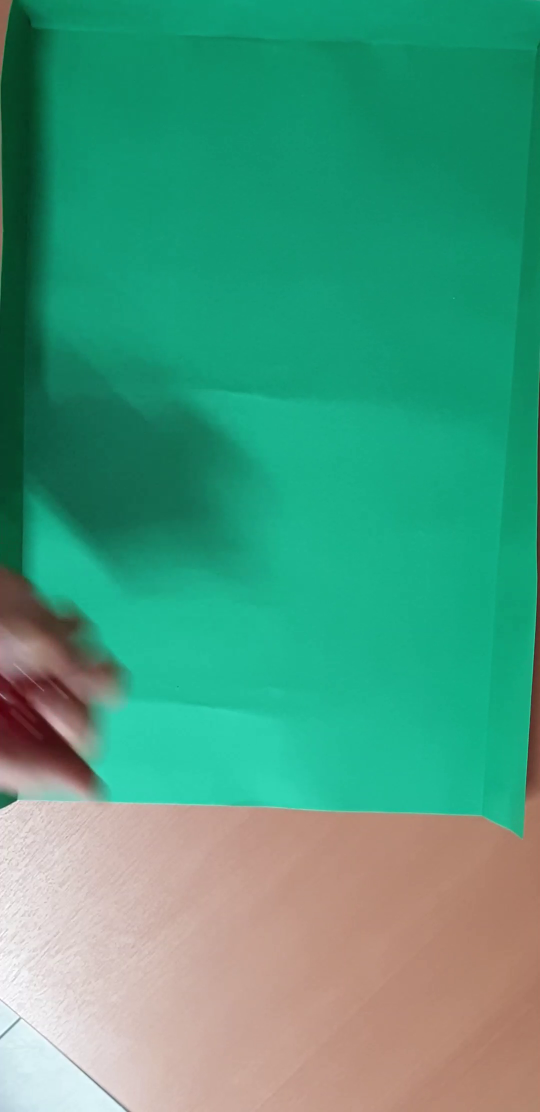
#> input picture frame 14 of TP3/data/tirada_3.mp4, 1080 x 2224 px (shown at 1/2 size)
$ python capturas_proceso.py
#> lines starting #> are read from the running program, lines starting #| are printed output that depends on the picture; after the words box and inside, x2 and y2 are one past the last pixel; in counts of white or black regions, pixels touching at a corner belong together
### TP3/helpers.py
import cv2
import numpy as np

# Rango HSV del fondo verde
VERDE_MIN = np.array([35, 40, 30])
VERDE_MAX = np.array([95, 255, 255])

# Área que puede tener el contorno de un dado
AREA_MIN = 1500
AREA_MAX = 10000

# Factor de forma que puede tener un dado
FACTOR_FORMA_MIN = 0.043
FACTOR_FORMA_MAX = 0.062

# Tamaño del kernel de la clausura que suaviza el borde rugoso de la máscara
KERNEL_CLAUSURA = 5

# Cantidad de dados esperada por tirada
CANTIDAD_DADOS = 5


def segmentar_no_verde(frame):
    """Máscara binaria: el fondo verde queda en 0 y lo demás (dados, mano) en 255."""
    hsv = cv2.cvtColor(frame, cv2.COLOR_BGR2HSV)
    verde = cv2.inRange(hsv, VERDE_MIN, VERDE_MAX)
    mascara = cv2.bitwise_not(verde)

    # Clausura para suavizar el borde rugoso
    se = cv2.getStructuringElement(cv2.MORPH_ELLIPSE, (KERNEL_CLAUSURA, KERNEL_CLAUSURA))
    return cv2.morphologyEx(mascara, cv2.MORPH_CLOSE, se)


# [7 lines left out: function factor_de_forma, not called in this run]


def detectar_dados(mascara):
    """
    Devuelve los dados de la máscara como lista de bounding boxes (x, y, w, h).

    Filtra los contornos por área y por factor de forma: así descarta el ruido,
    la madera del fondo (área muy grande) y la mano (no es cuadrada).
    """
    contornos, _ = cv2.findContours(mascara, cv2.RETR_EXTERNAL, cv2.CHAIN_APPROX_SIMPLE)

    dados = []
    for c in contornos:
        area = cv2.contourArea(c)
        if not (AREA_MIN <= area <= AREA_MAX):
            continue
        if not (FACTOR_FORMA_MIN <= factor_de_forma(c) <= FACTOR_FORMA_MAX):
            continue
        dados.append(cv2.boundingRect(c))

    return dados

def configurar_detector_blobs():
    params = cv2.SimpleBlobDetector_Params()

    # Buscamos blobs blancos (255)
    params.filterByColor = True
    params.blobColor = 255

    # Evitamos detectar ruido o mucha área
    params.filterByArea = True
    params.minArea = 15
    params.maxArea = 500

    # Buscamos círculos bien definidos
    params.filterByCircularity = True
    params.minCircularity = 0.7

    # Evitamos óvalos o manchas por el movimiento
    params.filterByInertia = True
    params.minInertiaRatio = 0.6

    params.filterByConvexity = True
    params.minConvexity = 0.8

    return cv2.SimpleBlobDetector_create(params)

# Lo instanciamos una sola vez globalmente para que no lenteje el video
detector_puntos = configurar_detector_blobs()

# [21 lines left out: function contar_puntos, not called in this run]

import math

class Dado:
    # [7 lines left out: function __init__, not called in this run]

    def _calcular_centro(self, bbox):
        x, y, w, h = bbox
        return (x + w // 2, y + h // 2)

    # [4 lines left out: function actualizar_posicion, not called in this run]

class RastreadorDados:
    def __init__(self, max_frames_perdido=15): # Tolera hasta 15 frames sin verlo
        self.dados_activos = []
        self.proximo_id = 1
        self.max_frames_perdido = max_frames_perdido

    def actualizar(self, bboxes):
        dados_actualizados = []
        dados_matcheados = set()

        # Intentamos emparejar las detecciones nuevas con los dados existentes
        for bbox in bboxes:
            x, y, w, h = bbox
            centro_nuevo = (x + w // 2, y + h // 2)

            mejor_dado = None
            min_dist = float('inf')

            max_distancia = 3 * w

            for dado in self.dados_activos:
                if dado in dados_matcheados:
                    continue # Ya le asignamos una caja a este dado

                dist = math.hypot(centro_nuevo[0] - dado.centro[0], centro_nuevo[1] - dado.centro[1])
                if dist < min_dist:
                    min_dist = dist
                    mejor_dado = dado

            if mejor_dado is not None and min_dist < max_distancia:
                mejor_dado.actualizar_posicion(bbox)
                dados_actualizados.append(mejor_dado)
                dados_matcheados.add(mejor_dado)
            else:
                # Si no hay ninguno cerca, es un dado nuevo
                nuevo_dado = Dado(self.proximo_id, bbox)
                dados_actualizados.append(nuevo_dado)
                self.proximo_id += 1

        # Dados que no se detectan nuevamente
        for dado in self.dados_activos:
            if dado not in dados_matcheados:
                dado.frames_perdido += 1
                if dado.frames_perdido <= self.max_frames_perdido:
                    dados_actualizados.append(dado)

        self.dados_activos = dados_actualizados
        return self.dados_activos

### TP3/capturas_proceso.py
import cv2
import numpy as np
import matplotlib.pyplot as plt

from helpers import (segmentar_no_verde, detectar_dados, contar_puntos, factor_de_forma,
                     RastreadorDados, CANTIDAD_DADOS, VERDE_MIN, VERDE_MAX)

# [12 lines left out: function imshow, not called in this run]


VIDEO_PATH = "data/tirada_3.mp4"
FRAMES_REPOSO = 4      # frames seguidos con 5 dados y lectura de puntos constante
ALTO_DEBUG = 600       # alto fijo de cada panel de debug (px)

cap = cv2.VideoCapture(VIDEO_PATH)
ret, frame = cap.read()
#> frame is the input picture: shape (2224, 1080, 3); mean B, G, R 126.4, 155.4, 72.5
if not ret:
    print(f"ERROR: no se pudo leer el video '{VIDEO_PATH}'.")
    cap.release()
    exit()

numero_frame = 0
frames_estables = 0
reposo_capturado = False
frame_reposo_idx = None
historial = []   # (frame, n_dados, frames_estables) para la curva de estabilidad

frame_reposo_crudo = None
frame_reposo_marcado = None
valores_finales = []
puntos_anteriores = []

cv2.namedWindow("Debug deteccion de reposo", cv2.WINDOW_NORMAL)
rastreador = RastreadorDados()
puntos_anteriores = {}

while ret:
    numero_frame += 1

    mascara = segmentar_no_verde(frame)
#> in segmentar_no_verde, `verde = cv2.inRange(hsv, VERDE_MIN, VERDE_MAX)`:
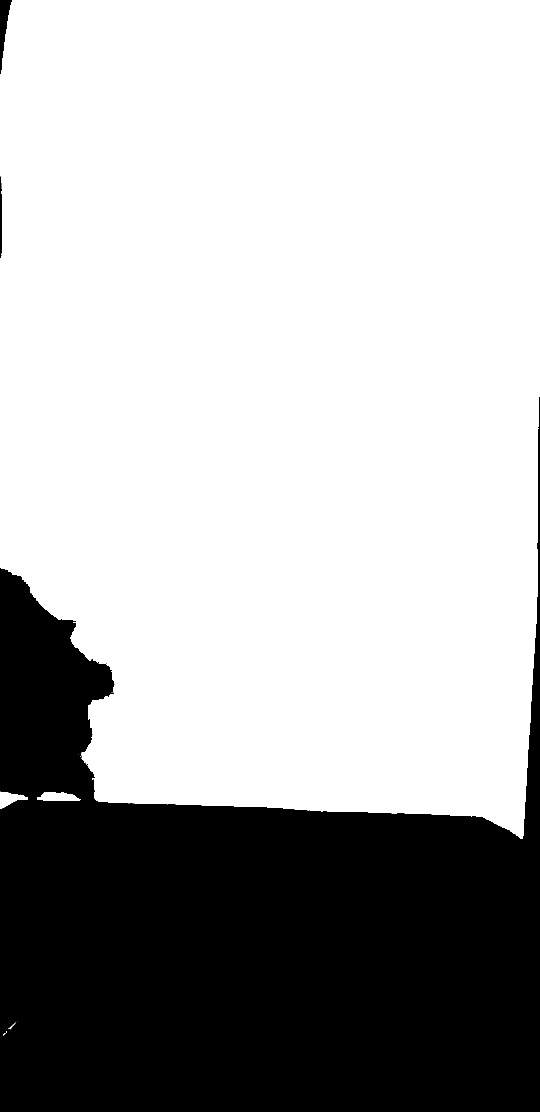
#> verde: shape (2224, 1080) (shown at 1/2 size); 69.4% white; 14 black regions (11 under 20 px), largest, box (x1, y1, x2, y2) and area: (0, 794, 1080, 2224) 733220, (0, 0, 24, 148) 1644, (0, 352, 4, 516) 586
    bboxes_crudos = detectar_dados(mascara)
#> in detectar_dados, `contornos, _ = cv2.findContours(mascara, cv2.RETR_EXTERNAL, cv2.CHAIN_..`: contornos = 3 contours; box (x1, y1, x2, y2) and area: (0, 794, 1080, 2224) 731732, (0, 0, 24, 148) 1478, (0, 352, 4, 516) 424
#> the loop in detectar_dados, `for c in contornos:` made 3 passes
#> area on passes 1 to 3: 731732.5, 423.5, 1478.5
#> after the loop in detectar_dados, `for c in contornos:`: dados = []
#> bboxes_crudos = []

    dados_trackeados = rastreador.actualizar(bboxes_crudos)
#> after the loop in actualizar, `for bbox in bboxes:`: dados_matcheados = 0 items; self.proximo_id = 1
#> in actualizar, `self.dados_activos = dados_actualizados`: self.dados_activos = []
#> dados_trackeados = []

    n_dados = len(dados_trackeados)
#> n_dados = 0
    dibujo = frame.copy()

    puntos_actuales = {}

    # Ahora iteramos sobre los objetos de tu clase
    for dado in dados_trackeados:
        x, y, w, h = dado.bbox

        if dado.frames_perdido > 0:
            # Si el dado está oculto, usamos su memoria. No evaluamos puntos nuevos.
            color_box = (0, 255, 255) # Amarillo para "En memoria"
            cant_puntos = dado.puntos # Usamos los puntos del frame anterior
            puntos_actuales[dado.id] = cant_puntos

            cv2.rectangle(dibujo, (x, y), (x + w, y + h), color_box, 2, cv2.LINE_4)
            cv2.putText(dibujo, f"D{dado.id}-{cant_puntos}", (x, y - 10),
                        cv2.FONT_HERSHEY_SIMPLEX, 0.6, color_box, 2)
            continue # Pasamos al siguiente dado sin procesar la imagen

        roi_dado = frame[y:y+h, x:x+w]
        cant_puntos, keypoints, _ = contar_puntos(roi_dado)

        # Guardamos los puntos en el objeto y en el diccionario actual
        dado.puntos = cant_puntos
        puntos_actuales[dado.id] = cant_puntos

        if cant_puntos >= 1:
            color_box = (0, 255, 0) # Verde
            for kp in keypoints:
                centro = (int(kp.pt[0]) + x, int(kp.pt[1]) + y)
                radio = int(kp.size / 2)
                cv2.circle(dibujo, centro, radio, (255, 0, 0), 2)
        else:
            color_box = (255, 0, 255) # Magenta

        cv2.rectangle(dibujo, (x, y), (x + w, y + h), color_box, 3)
        cv2.putText(dibujo, f"D{dado.id}-{cant_puntos}", (x, y - 10),
                    cv2.FONT_HERSHEY_SIMPLEX, 0.8, color_box, 2)
#> this loop made 0 passes
#> after the loop, puntos_actuales = 0 items

    # Hay reposo si:
    # 1. Hay 5 dados.
    # 2. Todos tienen 1 o más puntos.
    # 3. Los IDs detectados y sus puntos son iguales a los del frame anterior
    son_validos = (n_dados == CANTIDAD_DADOS) and all(p >= 1 for p in puntos_actuales.values())
#> son_validos = False

    if son_validos:
        if puntos_actuales == puntos_anteriores:
            frames_estables += 1
        else:
            frames_estables = 1
    else:
        frames_estables = 0

    puntos_anteriores = puntos_actuales.copy()
#> puntos_anteriores = 0 items
    reposo = frames_estables >= FRAMES_REPOSO
    historial.append((numero_frame, n_dados, frames_estables))

    # Guardamos el primer frame donde se confirma el reposo
    if reposo and not reposo_capturado:
        reposo_capturado = True
        frame_reposo_idx = numero_frame

        frame_reposo_crudo = frame.copy()
        frame_reposo_marcado = dibujo.copy()
        valores_finales = puntos_actuales

        print(f"\n" + "="*50)
        print(f">> REPOSO CONFIRMADO EN EL FRAME {numero_frame}")
        print(f">> Valores informados:")
        for i, val in valores_finales.items():
            print(f"   - D{i}: {val}")
        print("="*50 + "\n")

        cv2.imwrite("frame_dados_detenidos.jpg", frame_reposo_marcado)

    # Panel de debug
    estado = "REPOSO" if reposo else "ANALIZANDO"
    color = (0, 255, 0) if reposo else (0, 255, 255)
    cv2.putText(dibujo, f"{estado} | dados={n_dados} | estables={frames_estables}/{FRAMES_REPOSO}",
                (20, 50), cv2.FONT_HERSHEY_SIMPLEX, 1, color, 3)
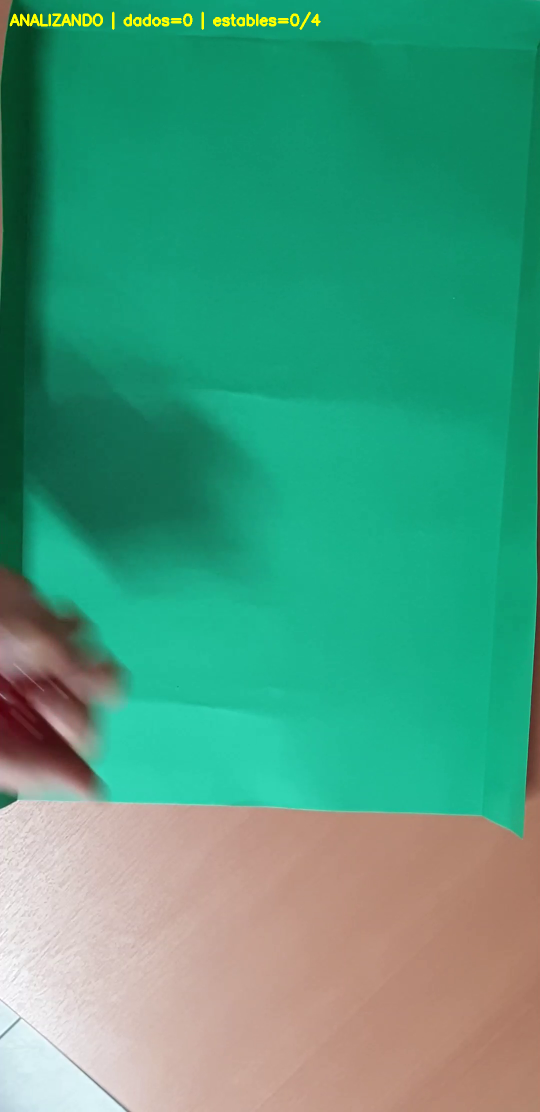
#> dibujo: shape (2224, 1080, 3) (shown at 1/2 size); 0.3% of pixels changed, all inside (x1, y1, x2, y2) = (19, 23, 642, 60)

    mascara_color = cv2.cvtColor(mascara, cv2.COLOR_GRAY2BGR)
#> mascara_color: shape (2224, 1080, 3); 30.6% white; 3 white regions, box (x1, y1, x2, y2) and area: (0, 794, 1080, 2224) 733633, (0, 0, 24, 148) 1644, (0, 352, 4, 516) 589
    escala = ALTO_DEBUG / frame.shape[0]
    tam = (int(frame.shape[1] * escala), ALTO_DEBUG)
    panel = cv2.hconcat([cv2.resize(dibujo, tam), cv2.resize(mascara_color, tam)])
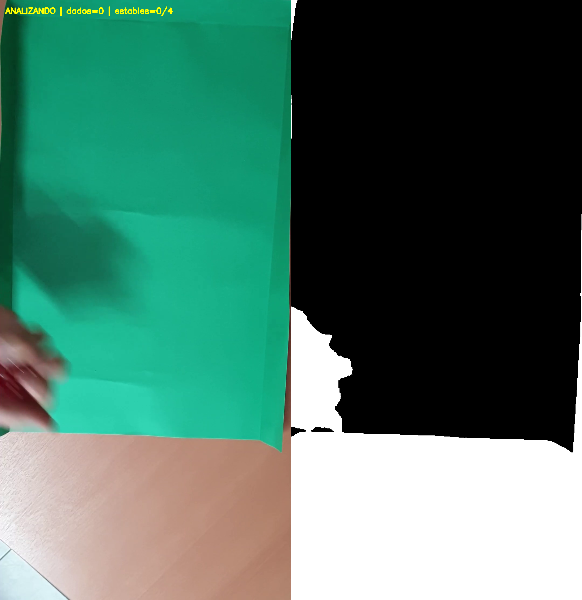
#> panel: shape (600, 582, 3); mean B, G, R 102.1, 116.9, 75.6
    cv2.imshow("Debug deteccion de reposo", panel)

    tecla = cv2.waitKey(30) & 0xFF
#> (key q is pressed here)
    if tecla == ord("q"):
        break
    if tecla == ord(" "):
        cv2.waitKey(0)

    ret, frame = cap.read()

cap.release()
cv2.destroyAllWindows()

if frame_reposo_crudo is not None:
    frame_rgb = cv2.cvtColor(frame_reposo_crudo, cv2.COLOR_BGR2RGB)
    mascara_final = segmentar_no_verde(frame_reposo_crudo)
    marcado_rgb = cv2.cvtColor(frame_reposo_marcado, cv2.COLOR_BGR2RGB)

    plt.figure(figsize=(15, 5))
    ax = plt.subplot(131); imshow(frame_rgb, title="Frame de reposo (Original)", color_img=True, new_fig=False)
    plt.subplot(132, sharex=ax, sharey=ax); imshow(mascara_final, title="Máscara no-verde", new_fig=False)
    plt.subplot(133, sharex=ax, sharey=ax); imshow(marcado_rgb, title=f"Resultado: {valores_finales}", color_img=True, new_fig=False)
    plt.tight_layout()
    plt.show(block=True)
else:
    print("No se detectó un frame de reposo en este video")

# [7 lines left out: function mascara_blanco_y_puntos, not called in this run]


if frame_reposo_crudo is not None:
    bboxes_reposo = detectar_dados(segmentar_no_verde(frame_reposo_crudo))

    # Caso elegido para el zoom
    bbox_dado = max(bboxes_reposo,
                    key=lambda b: contar_puntos(frame_reposo_crudo[b[1]:b[1]+b[3], b[0]:b[0]+b[2]])[0])
    x, y, w, h = bbox_dado
    roi_reposo = frame_reposo_crudo[y:y+h, x:x+w]

    # Captura zoom a un dado
    mask_r, roi_r_marcado, cant_r = mascara_blanco_y_puntos(roi_reposo)
    plt.figure(figsize=(12, 5))
    ax = plt.subplot(131); imshow(cv2.cvtColor(roi_reposo, cv2.COLOR_BGR2RGB), title="ROI del dado", color_img=True, new_fig=False)
    plt.subplot(132); imshow(mask_r, title="Máscara de blanco (S<=80, V>=150)", new_fig=False)
    plt.subplot(133); imshow(roi_r_marcado, title=f"Puntos detectados: {cant_r}", color_img=True, new_fig=False)
    plt.suptitle("Conteo de puntos en un dado")
    plt.tight_layout()
    plt.show(block=True)

    # Captura movimiento vs reposo en los puntos
    idx_mov = max(1, (frame_reposo_idx or 16) - 15)
    cap_mov = cv2.VideoCapture(VIDEO_PATH)
    cap_mov.set(cv2.CAP_PROP_POS_FRAMES, idx_mov - 1)
    ret_mov, frame_mov = cap_mov.read()
    cap_mov.release()

    roi_mov = None
    if ret_mov:
        contornos, _ = cv2.findContours(segmentar_no_verde(frame_mov), cv2.RETR_EXTERNAL, cv2.CHAIN_APPROX_SIMPLE)
        candidatos = []
        for c in contornos:
            area = cv2.contourArea(c)
            if 1500 <= area <= 12000 and 0.02 <= factor_de_forma(c) <= 0.07:
                bx, by, bw, bh = cv2.boundingRect(c)
                cp, _, _ = contar_puntos(frame_mov[by:by+bh, bx:bx+bw])
                candidatos.append((cp, (bx, by, bw, bh)))
        if candidatos:
            _, (bx, by, bw, bh) = min(candidatos, key=lambda t: t[0])
            roi_mov = frame_mov[by:by+bh, bx:bx+bw]

    if roi_mov is not None:
        mask_m, roi_m_marcado, cant_m = mascara_blanco_y_puntos(roi_mov)
        plt.figure(figsize=(12, 8))
        ax = plt.subplot(231); imshow(cv2.cvtColor(roi_mov, cv2.COLOR_BGR2RGB), title="Dado en MOVIMIENTO", color_img=True, new_fig=False)
        plt.subplot(232); imshow(mask_m, title="Máscara de blanco", new_fig=False)
        plt.subplot(233); imshow(roi_m_marcado, title=f"Círculos nítidos: {cant_m}", color_img=True, new_fig=False)
        plt.subplot(234); imshow(cv2.cvtColor(roi_reposo, cv2.COLOR_BGR2RGB), title="Dado en REPOSO", color_img=True, new_fig=False)
        plt.subplot(235); imshow(mask_r, title="Máscara de blanco", new_fig=False)
        plt.subplot(236); imshow(roi_r_marcado, title=f"Círculos nítidos: {cant_r}", color_img=True, new_fig=False)
        plt.suptitle("Por qué usamos los puntos: en movimiento se desdibujan y no se detectan")
        plt.tight_layout()
        plt.show(block=True)

    # Captura efecto de la clausura sobre el borde del dado y el factor de forma
    hsv_reposo = cv2.cvtColor(frame_reposo_crudo, cv2.COLOR_BGR2HSV)
    mask_sin = cv2.bitwise_not(cv2.inRange(hsv_reposo, VERDE_MIN, VERDE_MAX))   # sin clausura
    mask_con = segmentar_no_verde(frame_reposo_crudo)                            # con clausura

    # [7 lines left out: function ff_recorte, not called in this run]

    sub_sin, ff_sin = ff_recorte(mask_sin, bbox_dado)
    sub_con, ff_con = ff_recorte(mask_con, bbox_dado)
    plt.figure(figsize=(9, 5))
    ax = plt.subplot(121); imshow(sub_sin, title=f"Sin clausura (factor de forma {ff_sin:.4f})", new_fig=False)
    plt.subplot(122); imshow(sub_con, title=f"Con clausura (factor de forma {ff_con:.4f})", new_fig=False)
    plt.suptitle("La clausura suaviza el borde y sube el factor de forma")
    plt.tight_layout()
    plt.show(block=True)

# Captura curva de estabilidad
if historial:
    frames_x = [h[0] for h in historial]
#> frames_x = [1]
    n_dados_y = [h[1] for h in historial]
#> n_dados_y = [0]
    estables_y = [h[2] for h in historial]
#> estables_y = [0]

    plt.figure(figsize=(11, 4))
    plt.plot(frames_x, n_dados_y, label="dados detectados")
    plt.plot(frames_x, estables_y, label="frames estables")
    plt.axhline(CANTIDAD_DADOS, color="gray", linestyle="--", linewidth=1, label=f"{CANTIDAD_DADOS} dados")
    if frame_reposo_idx is not None:
        plt.axvline(frame_reposo_idx, color="green", linestyle="--", label=f"reposo (frame {frame_reposo_idx})")
    plt.xlabel("frame"); plt.ylabel("cantidad")
    plt.title("Detección de dados y estabilidad a lo largo del video")
    plt.legend()
    plt.tight_layout()
    plt.show(block=True)
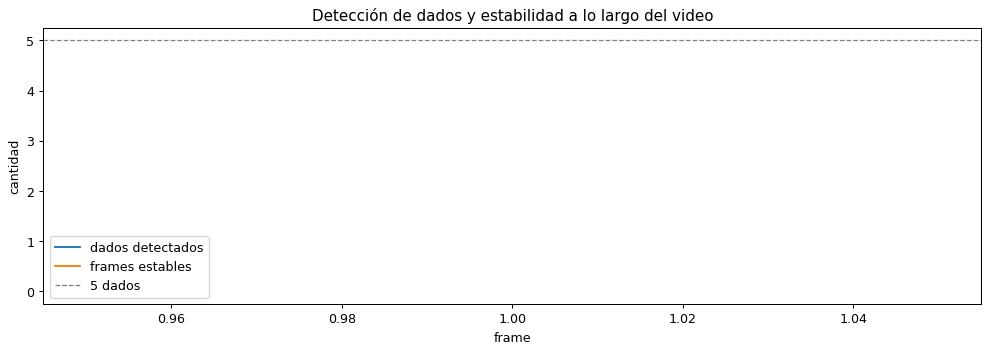
#> figure drawn by matplotlib, 1 panel
